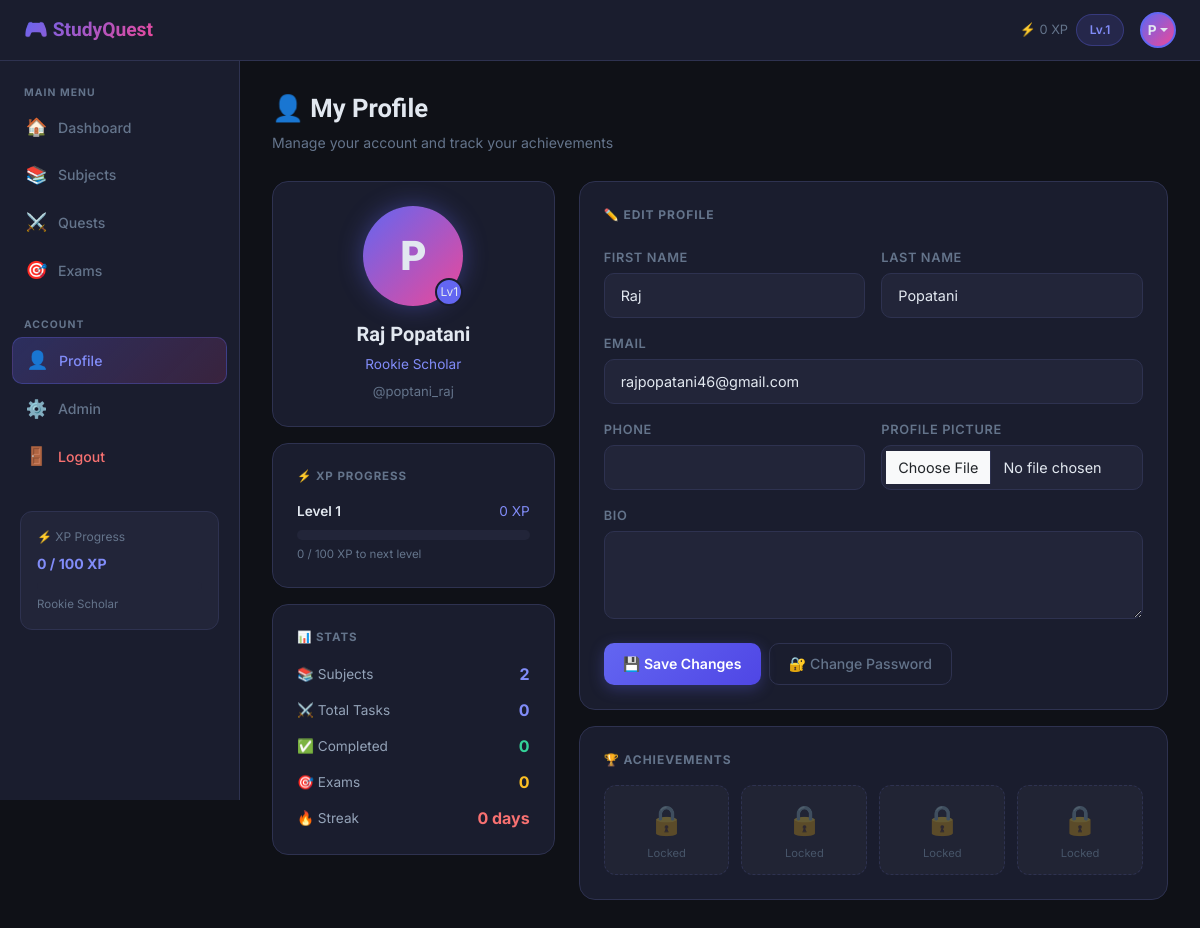
/accounts/profile/ (signed in), run on the app's committed database.
### accounts/models.py (models this page shows, shortened)
class Profile(models.Model):
    user            = models.OneToOneField(User, on_delete=models.CASCADE, related_name='profile')
    phone           = models.CharField(max_length=15, blank=True)
    profile_picture = models.ImageField(upload_to='profile_pics/', blank=True, null=True)
    bio             = models.TextField(blank=True, max_length=200)
    xp_points       = models.IntegerField(default=0)
    level           = models.IntegerField(default=1)
    study_streak    = models.IntegerField(default=0)
    def get_level_title(self):
        titles = {1:'Rookie Scholar',2:'Study Apprentice',3:'Knowledge Seeker',
                  4:'Academic Knight',5:'Study Champion',6:'Grand Scholar',7:'Legend'}
        return titles.get(self.level, 'Legend')

### accounts/views.py (the view)
# urls.py: path('profile/',         views.profile_view,    name='profile'),
@login_required
def profile_view(request):
    profile, _ = Profile.objects.get_or_create(user=request.user)
    if request.method == 'POST':
        form = ProfileForm(request.POST, request.FILES, instance=profile, user=request.user)
        if form.is_valid():
            request.user.first_name = form.cleaned_data['first_name']
            request.user.last_name  = form.cleaned_data['last_name']
            request.user.email      = form.cleaned_data['email']
            request.user.save()
            form.save()
            messages.success(request, '✅ Profile updated!')
            return redirect('profile')
    else:
        form = ProfileForm(instance=profile, user=request.user)
    all_tasks = Task.objects.filter(user=request.user)
    stats = {
        'total_tasks':    all_tasks.count(),
        'completed':      all_tasks.filter(status='Completed').count(),
        'total_subjects': Subject.objects.filter(user=request.user).count(),
        'total_exams':    Exam.objects.filter(user=request.user).count(),
    }
    return render(request, 'accounts/profile.html', {'form': form, 'profile': profile, 'stats': stats})

### accounts/forms.py
class ProfileForm(forms.ModelForm):
    first_name = forms.CharField(max_length=50)
    last_name  = forms.CharField(max_length=50)
    email      = forms.EmailField()
    class Meta:
        model  = Profile
        fields = ['phone','bio','profile_picture']
        widgets = {'bio': forms.Textarea(attrs={'rows':3})}
    def __init__(self, *args, **kwargs):
        user = kwargs.pop('user', None)
        super().__init__(*args, **kwargs)
        if user:
            self.fields['first_name'].initial = user.first_name
            self.fields['last_name'].initial  = user.last_name
            self.fields['email'].initial      = user.email
        for field in self.fields.values():
            field.widget.attrs['class'] = 'form-control'

### accounts/templates/accounts/profile.html (shortened to what this page needs)
{% extends 'base.html' %}
{% block content %}
<div class="page-header fade-up">
  <h2>👤 My Profile</h2>
  <p>Manage your account and track your achievements</p>
</div>
<div class="row g-4">
  <div class="col-md-4 fade-up fade-up-1">
    <div class="card-g text-center mb-3">
      <div style="position:relative;display:inline-block;margin-bottom:1rem">
        {% if profile.profile_picture %}
          <img src="{{ profile.profile_picture.url }}" style="width:100px;height:100px;border-radius:50%;object-fit:cover;border:3px solid #6366f1;box-shadow:0 0 25px rgba(99,102,241,.4)"/>
        {% else %}
          <div style="width:100px;height:100px;border-radius:50%;background:linear-gradient(135deg,#6366f1,#ec4899);display:flex;align-items:center;justify-content:center;font-size:2.5rem;font-weight:800;margin:0 auto;box-shadow:0 0 25px rgba(99,102,241,.4)">
            {{ user.username|first|upper }}
          </div>
        {% endif %}
        <div style="position:absolute;bottom:0;right:0;background:#6366f1;border-radius:50%;width:28px;height:28px;display:flex;align-items:center;justify-content:center;font-size:.75rem;border:2px solid #1a1d2e">
          Lv{{ profile.level }}
        </div>
      </div>
      <h5 style="font-family:'Sora',sans-serif;font-weight:800">{{ user.get_full_name|default:user.username }}</h5>
      <div style="color:#818cf8;font-size:.85rem;margin-bottom:.5rem">{{ profile.get_level_title }}</div>
      <div style="color:#64748b;font-size:.82rem">@{{ user.username }}</div>
    </div>
    <div class="card-g mb-3">
      <div style="font-size:.72rem;font-weight:700;color:var(--muted);text-transform:uppercase;letter-spacing:.08em;margin-bottom:1rem">⚡ XP Progress</div>
      <div style="display:flex;justify-content:space-between;margin-bottom:.5rem">
        <span style="font-size:.85rem;font-weight:600">Level {{ profile.level }}</span>
        <span style="font-size:.85rem;color:#818cf8">{{ profile.xp_points }} XP</span>
      </div>
      <div class="xp-bar-wrap" style="height:10px">
      </div>
      <div style="font-size:.72rem;color:var(--muted);margin-top:.4rem">{{ profile.xp_points }} / {{ profile.level }}00 XP to next level</div>
    </div>
    <div class="card-g">
      <div style="font-size:.72rem;font-weight:700;color:var(--muted);text-transform:uppercase;letter-spacing:.08em;margin-bottom:1rem">📊 Stats</div>
      <div style="display:flex;flex-direction:column;gap:.75rem">
        <div style="display:flex;justify-content:space-between;align-items:center">
          <span style="font-size:.85rem;color:#94a3b8">📚 Subjects</span>
          <span style="font-weight:700;color:#818cf8">{{ stats.total_subjects }}</span>
        </div>
        <div style="display:flex;justify-content:space-between;align-items:center">
          <span style="font-size:.85rem;color:#94a3b8">⚔️ Total Tasks</span>
          <span style="font-weight:700;color:#818cf8">{{ stats.total_tasks }}</span>
        </div>
        <div style="display:flex;justify-content:space-between;align-items:center">
          <span style="font-size:.85rem;color:#94a3b8">✅ Completed</span>
          <span style="font-weight:700;color:#34d399">{{ stats.completed }}</span>
        </div>
        <div style="display:flex;justify-content:space-between;align-items:center">
          <span style="font-size:.85rem;color:#94a3b8">🎯 Exams</span>
          <span style="font-weight:700;color:#fbbf24">{{ stats.total_exams }}</span>
        </div>
        <div style="display:flex;justify-content:space-between;align-items:center">
          <span style="font-size:.85rem;color:#94a3b8">🔥 Streak</span>
          <span style="font-weight:700;color:#f87171">{{ profile.study_streak }} days</span>
        </div>
      </div>
    </div>
  </div>
  <div class="col-md-8 fade-up fade-up-2">
    <div class="card-g">
      <div style="font-size:.75rem;font-weight:700;color:var(--muted);text-transform:uppercase;letter-spacing:.08em;margin-bottom:1.5rem">✏️ Edit Profile</div>
      <form method="POST" enctype="multipart/form-data">
        <div class="row g-3">
          <div class="col-md-6">
            <label>FIRST NAME</label>
            {{ form.first_name }}
          </div>
          <div class="col-md-6">
            <label>LAST NAME</label>
            {{ form.last_name }}
          </div>
          <div class="col-12">
            <label>EMAIL</label>
            {{ form.email }}
          </div>
          <div class="col-md-6">
            <label>PHONE</label>
            {{ form.phone }}
          </div>
          <div class="col-md-6">
            <label>PROFILE PICTURE</label>
            {{ form.profile_picture }}
          </div>
          <div class="col-12">
            <label>BIO</label>
            {{ form.bio }}
          </div>
        </div>
        <div class="d-flex gap-2 mt-4">
          <button type="submit" class="btn-glow">💾 Save Changes</button>
          <a href="{% url 'change_password' %}" class="btn-outline-g text-decoration-none" style="padding:.6rem 1.2rem;display:inline-flex;align-items:center;gap:.4rem;color:var(--muted)">🔐 Change Password</a>
        </div>
      </form>
    </div>
    <div class="card-g mt-3">
      <div style="font-size:.75rem;font-weight:700;color:var(--muted);text-transform:uppercase;letter-spacing:.08em;margin-bottom:1rem">🏆 Achievements</div>
      <div style="display:grid;grid-template-columns:repeat(4,1fr);gap:.75rem">
        <div style="text-align:center;background:rgba(255,255,255,.03);border:1px dashed #2e3250;border-radius:12px;padding:.75rem"><div style="font-size:1.8rem;opacity:.3">🔒</div><div style="font-size:.7rem;color:#475569;margin-top:.25rem">Locked</div></div>
        <div style="text-align:center;background:rgba(255,255,255,.03);border:1px dashed #2e3250;border-radius:12px;padding:.75rem"><div style="font-size:1.8rem;opacity:.3">🔒</div><div style="font-size:.7rem;color:#475569;margin-top:.25rem">Locked</div></div>
        <div style="text-align:center;background:rgba(255,255,255,.03);border:1px dashed #2e3250;border-radius:12px;padding:.75rem"><div style="font-size:1.8rem;opacity:.3">🔒</div><div style="font-size:.7rem;color:#475569;margin-top:.25rem">Locked</div></div>
        <div style="text-align:center;background:rgba(255,255,255,.03);border:1px dashed #2e3250;border-radius:12px;padding:.75rem"><div style="font-size:1.8rem;opacity:.3">🔒</div><div style="font-size:.7rem;color:#475569;margin-top:.25rem">Locked</div></div>
      </div>
    </div>
  </div>
</div>
{% endblock %}

### templates/base.html (shortened to what this page needs)
<!DOCTYPE html>
<html lang="en">
<head>
<link href="https://cdn.jsdelivr.net/npm/bootstrap@5.3.2/dist/css/bootstrap.min.css" rel="stylesheet"/>
<link href="https://cdn.jsdelivr.net/npm/bootstrap-icons@1.11.3/font/bootstrap-icons.css" rel="stylesheet"/>
</head>
<body>
{% if user.is_authenticated %}
<div class="topbar">
  <div class="d-flex align-items-center gap-3">
    <span class="topbar-brand">🎮 StudyQuest</span>
  </div>
  <div class="topbar-actions">
    {% if user.profile.xp_points is not None %}
    <div class="d-none d-md-flex align-items-center gap-2" style="font-size:.8rem;color:var(--muted)">
      <span>⚡ {{ user.profile.xp_points }} XP</span>
      <span class="badge-glow badge-medium">Lv.{{ user.profile.level }}</span>
    </div>
    {% endif %}
    <div class="dropdown">
      <div class="topbar-avatar dropdown-toggle" data-bs-toggle="dropdown">
        {% if user.profile.profile_picture %}
          <img src="{{ user.profile.profile_picture.url }}" style="width:100%;height:100%;object-fit:cover;border-radius:50%"/>
        {% else %}
          {{ user.username|first|upper }}
        {% endif %}
      </div>
    </div>
  </div>
</div>
<div class="sidebar d-none d-md-block">
  <div class="sidebar-label">Main Menu</div>
  <ul class="list-unstyled">
    <li class="nav-item-s"><a class="nav-link-s {% if request.resolver_match.url_name == 'dashboard' %}active{% endif %}" href="{% url 'dashboard' %}"><span class="icon">🏠</span> Dashboard</a></li>
    <li class="nav-item-s"><a class="nav-link-s {% if 'subject' in request.resolver_match.url_name %}active{% endif %}" href="{% url 'subject_list' %}"><span class="icon">📚</span> Subjects</a></li>
    <li class="nav-item-s"><a class="nav-link-s {% if 'task' in request.resolver_match.url_name %}active{% endif %}" href="{% url 'task_list' %}"><span class="icon">⚔️</span> Quests</a></li>
    <li class="nav-item-s"><a class="nav-link-s {% if 'exam' in request.resolver_match.url_name %}active{% endif %}" href="{% url 'exam_list' %}"><span class="icon">🎯</span> Exams</a></li>
  </ul>
  <div class="sidebar-label mt-3">Account</div>
  <ul class="list-unstyled">
    <li class="nav-item-s"><a class="nav-link-s {% if request.resolver_match.url_name == 'profile' %}active{% endif %}" href="{% url 'profile' %}"><span class="icon">👤</span> Profile</a></li>
    <li class="nav-item-s"><a class="nav-link-s" href="/admin/" target="_blank"><span class="icon">⚙️</span> Admin</a></li>
    <li class="nav-item-s"><a class="nav-link-s" href="{% url 'logout' %}" style="color:#f87171"><span class="icon">🚪</span> Logout</a></li>
  </ul>
  {% if user.profile %}
  <div style="margin-top:auto;padding:1rem .5rem 0">
    <div style="background:var(--surface2);border:1px solid var(--border);border-radius:12px;padding:1rem">
      <div style="font-size:.75rem;color:var(--muted);margin-bottom:.4rem">⚡ XP Progress</div>
      <div style="font-size:.88rem;font-weight:700;color:var(--primary2);margin-bottom:.5rem">
        {{ user.profile.xp_points }} / {{ user.profile.level|add:"0" }}00 XP
      </div>
      <div class="xp-bar-wrap">
      </div>
      <div style="font-size:.72rem;color:var(--muted);margin-top:.4rem">{{ user.profile.get_level_title }}</div>
    </div>
  </div>
  {% endif %}
</div>
<div class="main-wrap">
{% else %}
<div style="min-height:100vh">
{% endif %}
  {% block content %}{% endblock %}
</div>
</body>
</html>

### templates/base.html (style rules this page uses)
:root { --bg: #0f1117; --surface: #1a1d2e; --surface2: #222539; --border: #2e3250; --primary: #6366f1; --primary2: #818cf8; --accent: #f59e0b; --teal: #14b8a6; --pink: #ec4899; --green: #10b981; --red: #ef4444; --text: #e2e8f0; --muted: #64748b; --glow: 0 0 20px rgba(99,102,241,.35); }
* { box-sizing:border-box; margin:0; padding:0; }
body { background:var(--bg); color:var(--text); font-family:'Inter',sans-serif; min-height:100vh; }
.topbar { background:var(--surface); border-bottom:1px solid var(--border); padding:.75rem 1.5rem; display:flex; align-items:center; justify-content:space-between; position:sticky; top:0; z-index:100; backdrop-filter:blur(10px); }
.topbar-brand { font-family:'Sora',sans-serif; font-size:1.2rem; font-weight:800; background:linear-gradient(135deg,var(--primary),var(--pink)); -webkit-background-clip:text; -webkit-text-fill-color:transparent; }
.topbar-actions { display:flex; align-items:center; gap:1rem; }
.topbar-avatar { width:36px; height:36px; border-radius:50%; background:linear-gradient(135deg,var(--primary),var(--pink)); display:flex; align-items:center; justify-content:center; font-weight:700; font-size:.85rem; cursor:pointer; border:2px solid var(--primary); }
.sidebar { width:240px; min-height:calc(100vh - 57px); background:var(--surface); border-right:1px solid var(--border); padding:1.25rem .75rem; position:fixed; top:57px; left:0; overflow-y:auto; }
.sidebar-label { font-size:.65rem; font-weight:700; color:var(--muted); text-transform:uppercase; letter-spacing:.1em; padding:.5rem .75rem .25rem; }
.nav-item-s { margin-bottom:2px; }
.nav-link-s { display:flex; align-items:center; gap:.65rem; padding:.6rem .85rem; border-radius:10px; color:var(--muted); font-size:.88rem; font-weight:500; text-decoration:none; transition:all .2s; }
.nav-link-s.active { background:linear-gradient(135deg,rgba(99,102,241,.25),rgba(236,72,153,.15)); color:var(--primary2); border:1px solid rgba(99,102,241,.3); }
.nav-link-s .icon { font-size:1.1rem; width:22px; text-align:center; }
.main-wrap { margin-left:240px; padding:2rem; min-height:calc(100vh - 57px); }
.card-g { background:var(--surface); border:1px solid var(--border); border-radius:16px; padding:1.5rem; transition:border-color .25s, transform .2s; }
.badge-glow { padding:.35rem .8rem; border-radius:20px; font-size:.75rem; font-weight:600; }
.badge-medium { background:rgba(99,102,241,.15); color:#818cf8; border:1px solid rgba(99,102,241,.3); }
.btn-glow { background:linear-gradient(135deg,var(--primary),#4f46e5); color:#fff; border:none; border-radius:10px; padding:.6rem 1.2rem; font-weight:600; font-size:.88rem; cursor:pointer; transition:all .2s; box-shadow:0 4px 15px rgba(99,102,241,.3); }
.btn-outline-g { background:transparent; color:var(--muted); border:1px solid var(--border); border-radius:10px; padding:.55rem 1.1rem; font-size:.88rem; font-weight:500; transition:all .2s; cursor:pointer; }
.form-control, .form-select { background:var(--surface2) !important; border:1px solid var(--border) !important; color:var(--text) !important; border-radius:10px !important; padding:.65rem 1rem !important; font-size:.9rem !important; transition:border-color .2s, box-shadow .2s; }
.form-control::placeholder { color:var(--muted) !important; }
label { color:var(--muted); font-size:.8rem; font-weight:600; text-transform:uppercase; letter-spacing:.05em; margin-bottom:.4rem; display:block; }
.xp-bar-wrap { background:var(--surface2); border-radius:20px; height:8px; overflow:hidden; }
.page-header { margin-bottom:1.75rem; }
.page-header h2 { font-family:'Sora',sans-serif; font-size:1.6rem; font-weight:800; }
.page-header p { color:var(--muted); font-size:.88rem; margin-top:.2rem; }
.fade-up { animation:fadeUp .4s ease both; }
.fade-up-1 { animation-delay:.05s; }
.fade-up-2 { animation-delay:.1s; }

### data on the page
Profile: level "1", get_level_title "Rookie Scholar", xp_points "0", study_streak "0"

### other printed values
{{ user.profile.xp_points }} "0"
{{ user.profile.level }} "1"
{{ user.username|first|upper }} "P"
{{ user.profile.level|add:"0" }} "1"
{{ user.profile.get_level_title }} "Rookie Scholar"
{{ user.get_full_name|default:user.username }} "Raj Popatani"
{{ user.username }} "poptani_raj"
{{ stats.total_subjects }} "2"
{{ stats.total_tasks }} "0"
{{ stats.completed }} "0"
{{ stats.total_exams }} "0"
